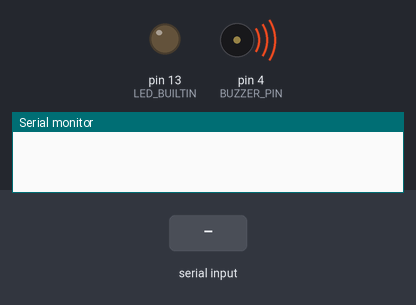
The sketch below on a simulated Arduino Uno, built with avr-gcc and run on an emulated ATmega328P. On the bench: output pins drawn as LEDs (lit = HIGH), buzzer (waves = sounding, pin HIGH), the last lines printed to the serial monitor. The inputs (shaded band) are chosen by the test bench.

Above: at 1.2 s.
1.3 s: "LED_ON\n" received over Serial
At 2.5 s:
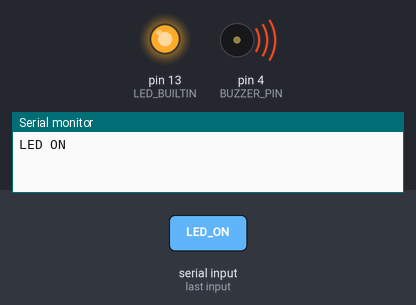
2.8 s: "BUZZER_ON\n" received over Serial
At 3.3 s:
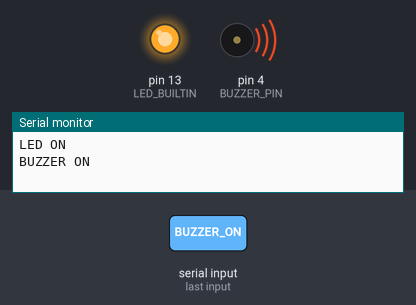
4.3 s: "LED_OFF\n" received over Serial
At 4.9 s:
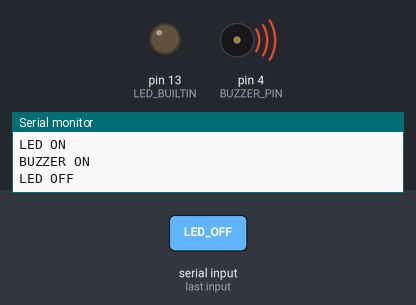
5.8 s: "BUZZER_ON\n" received over Serial
At 6.8 s:
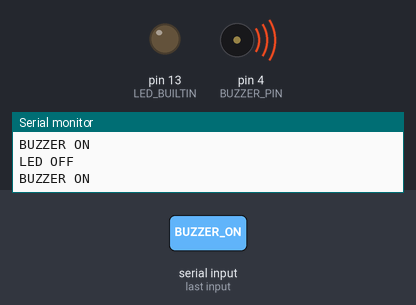
Timing chart, 0 to 8.3 s (numbered marks = the images above; inputs shaded):
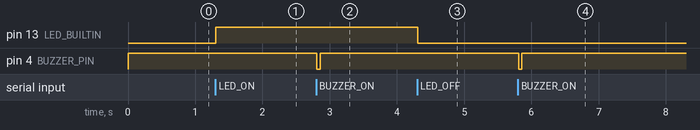

Measured:
- after the input at 1.3 s, pin 13 (LED_BUILTIN): LOW → HIGH at once
- after the input at 2.8 s, pin 4 (BUZZER_PIN): HIGH → LOW at once, → HIGH 0.05 s later
- after the input at 4.3 s, pin 13 (LED_BUILTIN): HIGH → LOW at once
- after the input at 5.8 s, pin 4 (BUZZER_PIN): HIGH → LOW at once, → HIGH 0.05 s later

The sketch:

TesteArduino.ino
```cpp
#include <DHT11.h>
const byte BUZZER_PIN = 4;

void setup() {
  Serial.begin(9600);
  pinMode(BUZZER_PIN, OUTPUT);
  pinMode(LED_BUILTIN, OUTPUT);
  digitalWrite(BUZZER_PIN, HIGH);
}

void loop() {
    int temperature = 0;
    int humidity = 0;
    DHT11 dht11(2);
  if (Serial.available() > 0) {
      String command = Serial.readStringUntil('\n');
      command.trim(); // Remove trailing '\r' or spaces

    if (command == "LED_ON") {
      digitalWrite(LED_BUILTIN, HIGH);
      Serial.println("LED ON");
    } else if (command == "LED_OFF") {
      digitalWrite(LED_BUILTIN, LOW);
      Serial.println("LED OFF");
    }
    if (command == "BUZZER_ON") {
      digitalWrite(BUZZER_PIN, LOW);
      delay(50);
      digitalWrite(BUZZER_PIN, HIGH);
      Serial.println("BUZZER ON");
    }
    if (command == "READ_TEMP") {
      int result = dht11.readTemperatureHumidity(temperature, humidity);
      Serial.print("Temperatura: ");
      Serial.print(temperature);
      Serial.print("ºC & ");
      Serial.print("Humidade do Ar: ");
      Serial.print(humidity);
      Serial.println("%");
    }
  }
}
```
